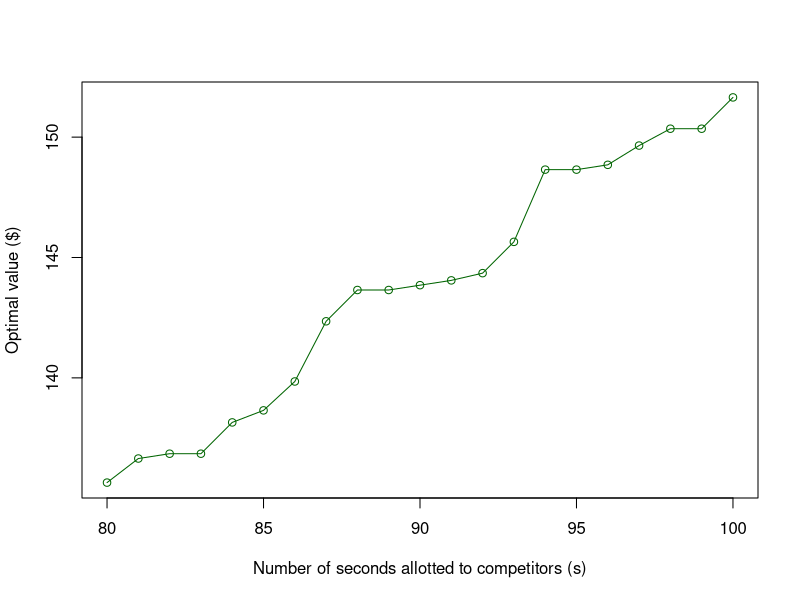
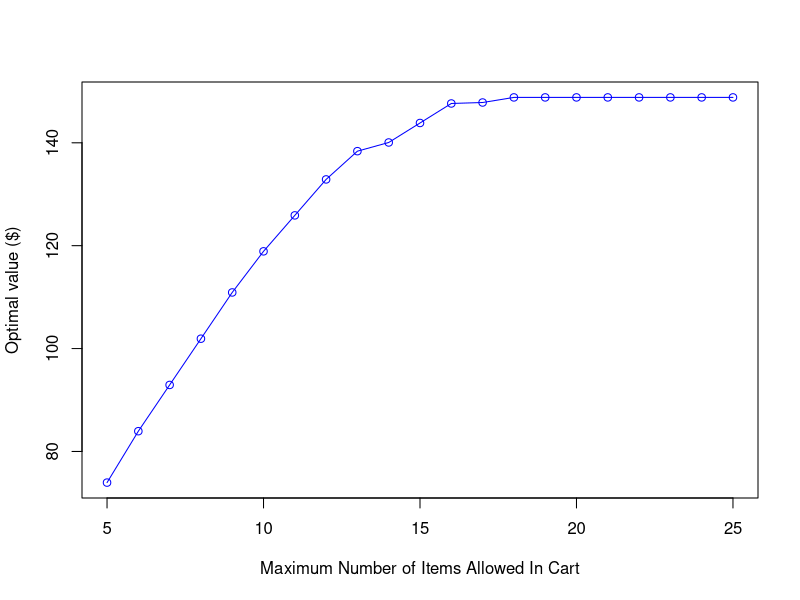
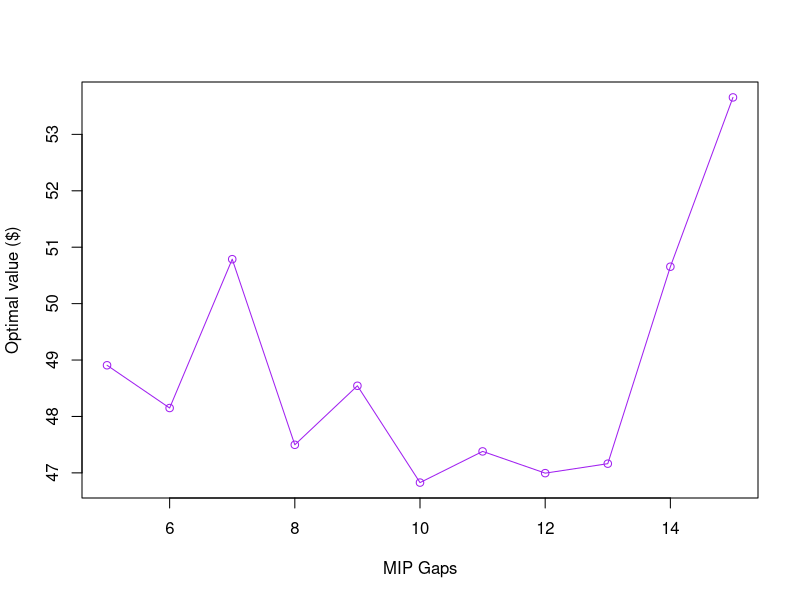

These figures' R source, in order:
## ---- chunk 1
knitr::opts_chunk$set(echo = TRUE)
## ---- chunk 2
d_results = c(135.64999999999998, 136.64999999999998, 136.85, 136.85, 138.14999999999998, 138.64999999999998, 139.85, 142.35, 143.64999999999998, 143.64999999999998, 143.85, 144.04999999999998, 144.35, 145.64999999999998, 148.64999999999998, 148.64999999999998, 148.85, 149.64999999999998, 150.35, 150.35, 151.64999999999998)
times=c(80:100)
plot(times, d_results, col="dark green", xlab="Number of seconds allotted to competitors (s)", ylab="Optimal value ($)", type='o')
## ---- chunk 3
e_results=c(73.95, 83.94, 92.92999999999999, 101.91999999999999, 110.90999999999998, 118.89999999999998, 125.88999999999997, 132.87999999999997, 138.36999999999998, 140.05999999999997, 143.85, 147.64, 147.82999999999998, 148.82, 148.82, 148.82, 148.82, 148.82, 148.82, 148.82, 148.82)
capacities=c(5:25)
plot(capacities, e_results, col="blue", xlab="Maximum Number of Items Allowed In Cart", ylab="Optimal value ($)", type='o')
## ---- chunk 4
f_results=c(48.907296895980835, 48.149569034576416, 50.7875018119812, 47.497539043426514, 48.54376697540283, 46.827709913253784, 47.3807110786438, 46.99515891075134, 47.16296696662903, 50.65434694290161, 53.655133962631226)
mipgaps=c(5:15)
plot(mipgaps, f_results, col="purple", xlab="MIP Gaps", ylab="Optimal value ($)", type='o')
